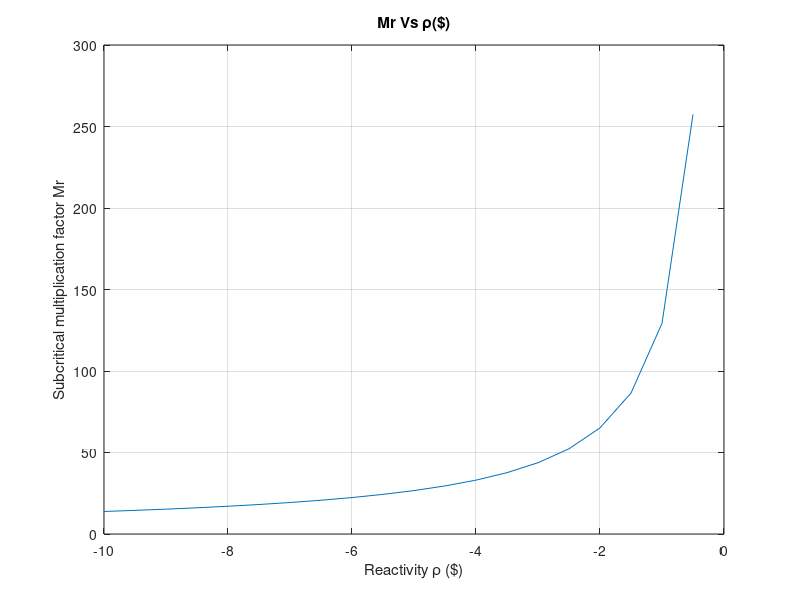
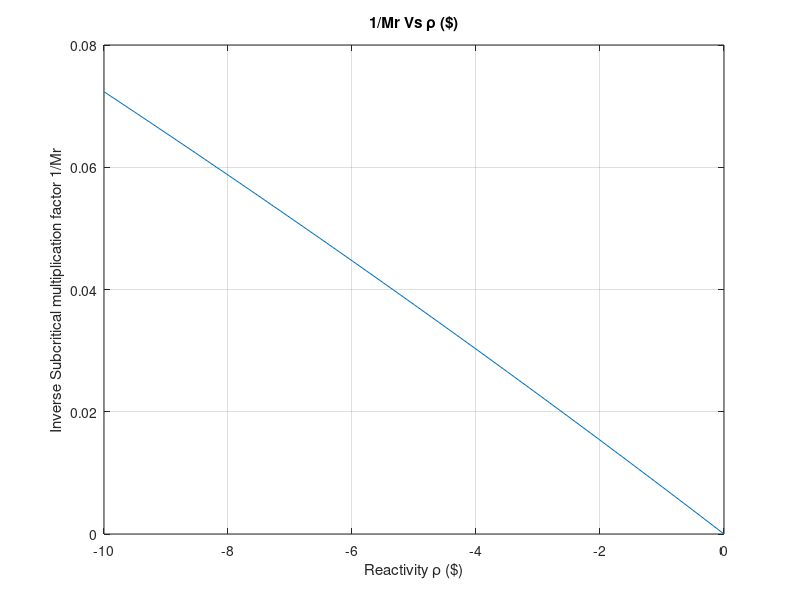
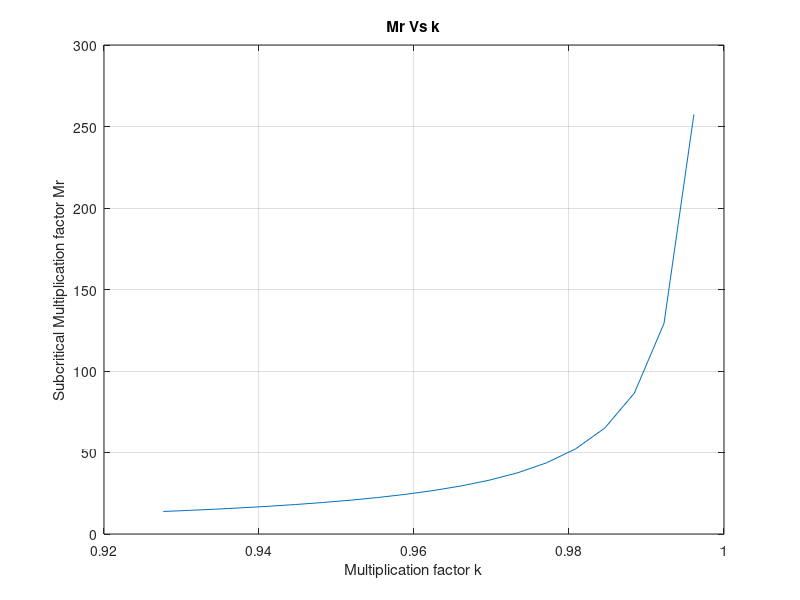
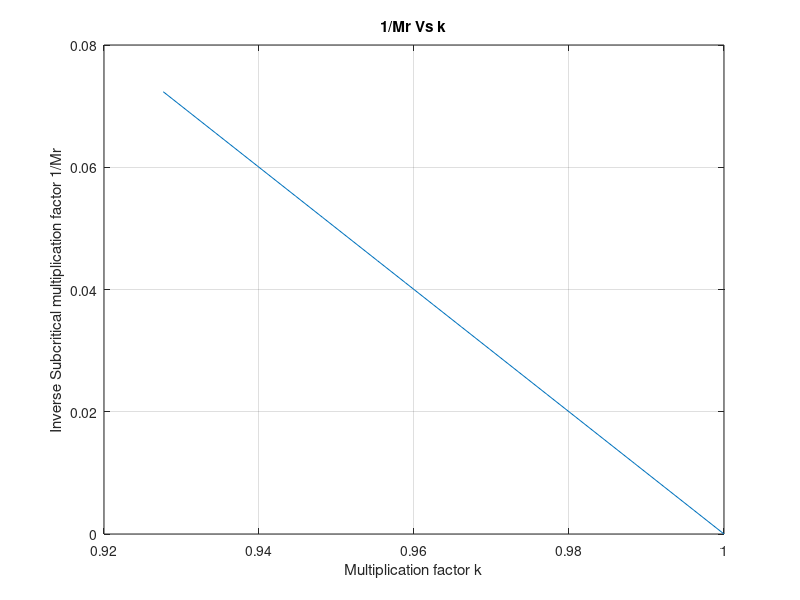

Recreate these plots in MATLAB, in order.
%
%     Subcritical Multiplication and “Approach to Critical” 
%     Prepared by:
%     Adel Ali Ansari

clear all,  close all,  nfig = 0;  

%%

rho0S = -10;             %   initial reactivity in $
rhoS = 0;                %   final reactivity in $
rhop = 0.5;              %   positive reactivity addition in $
delrho = rhoS - rho0S;   %   reactivity difference in $
Beta = 0.0078;           %   effective delayed neutron fraction

rhoS(1) = rho0S;
rho(1) = rhoS*Beta;
k(1) = 1/(1-rho(1));
% Mr(1)= rhoS/(rhoS+Beta);
Mr(1)= 1/(1-k(1));
InverseMR(1) = 1/Mr(1);

for i= 2:((delrho/rhop)+1)
    rhoS(i) = rhoS(i-1)+rhop;
    rho(i) = rhoS(i)*Beta;
    k(i) = 1/(1-rho(i));
    % Mr(i) = rhoS(i)/(rhoS(i)+Beta);
    Mr(i) = 1/(1-k(i));
    InverseMR(i) = 1/Mr(i);
end


%   Mr vs rho($)
nfig = nfig+1;   figure(nfig)
plot(rhoS,Mr),grid;
title('Mr Vs \rho($)'),ylabel('Subcritical multiplication factor Mr')
xlabel('Reactivity \rho ($)');

%   1/Mr vs rho

nfig = nfig+1;   figure(nfig)
plot(rhoS,InverseMR),grid;
title('1/Mr Vs \rho ($)')
ylabel('Inverse Subcritical multiplication factor 1/Mr')
xlabel('Reactivity \rho ($)')


%   Mr vs k
nfig = nfig+1;   figure(nfig)
plot(k,Mr),grid;
title('Mr Vs k'),ylabel('Subcritical Multiplication factor Mr')
xlabel('Multiplication factor k');
      
%   1/Mr vs k
nfig = nfig+1;   figure(nfig)
plot(k,InverseMR),grid;
title('1/Mr Vs k')
ylabel('Inverse Subcritical multiplication factor 1/Mr')
xlabel('Multiplication factor k')

